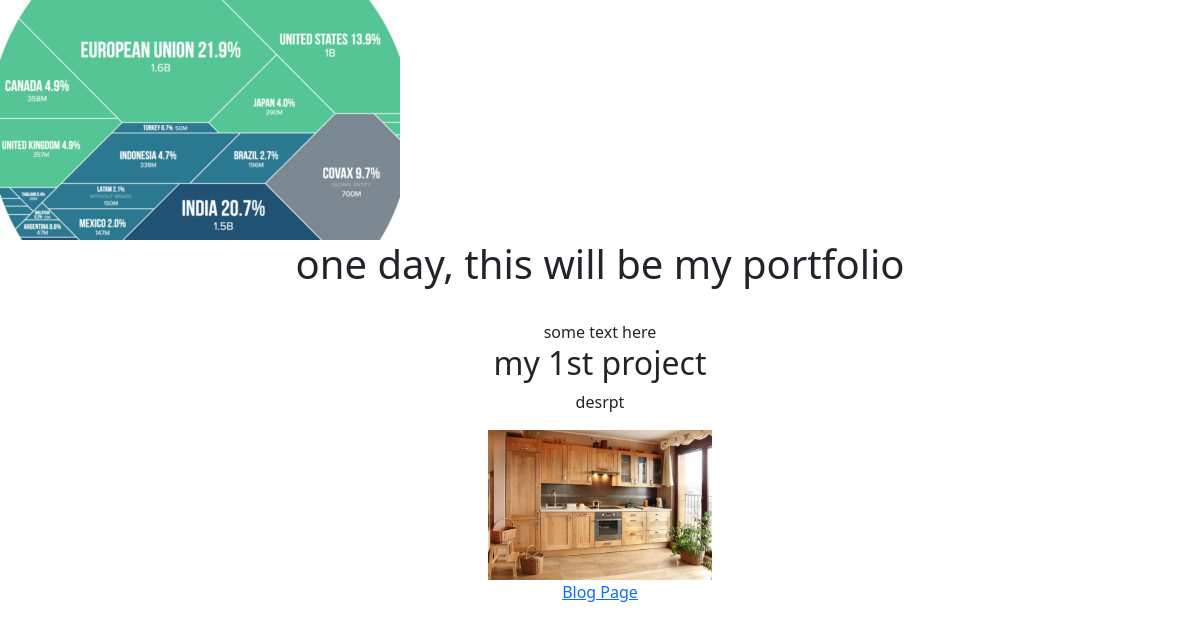
The page / on the database its author committed.
### portfolio/models.py (models this page shows, shortened)
class Project(models.Model):
	title = models.CharField(max_length=100)
	description = models.CharField(max_length=250)
	image = models.ImageField(upload_to='portfolio/images/')
	url = models.URLField(blank=True)

### portfolio/views.py (the view)
# urls.py: 2. Add a URL to urlpatterns:  path('', views.home, name='home')
def home(request):
	title = 'one day, this will be my portfolio'
	some_text = 'some text here'
	projects = Project.objects.all()
	return render(request, 'portfolio/home.html', {'title': title, 'some_text': some_text, 'projects':projects})

### portfolio/templates/portfolio/home.html (shortened to what this page needs)
<!DOCTYPE html>
<html>
<head>
</head>
<body>
{% load static %}
<link href="https://cdn.jsdelivr.net/npm/bootstrap@5.0.0-beta1/dist/css/bootstrap.min.css" rel="stylesheet">
	<img src="{% static 'portfolio/cov19.jpg' %}" alt='some cov19 image'>
	<div class="container text-center">
		<h1>{{ title }}</h1>
		<br>
		{{ some_text }}
		<br>
		{% for project in projects %}
			<h2>{{ project.title }}</h2>
			<p>{{ project.description }}</p>
			<img src="{{ project.image.url }}" height="150">
		{% endfor %}
		<br>
		<a href="{% url 'blog:all_blogs' %}">Blog Page</a>
	</div>
</body>
</html>

### rows shown on the page
Project: title "my 1st project", description "desrpt", image (picture)

### other values the page prints
{{ title }} "one day, this will be my portfolio"
{{ some_text }} "some text here"
